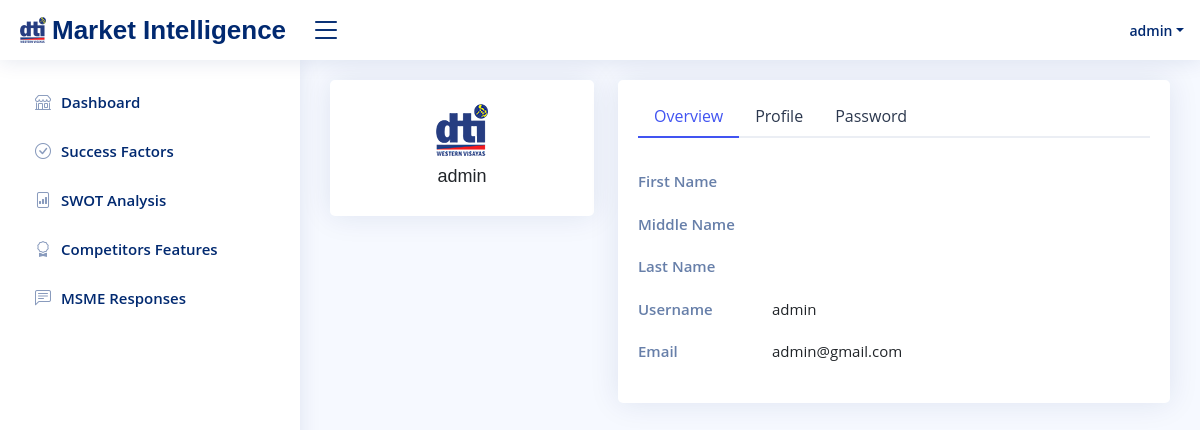
The app's page /profile.php (signed in) with its own data.
### tables this page shows
CREATE TABLE `users` (
  `id` int NOT NULL AUTO_INCREMENT,
  `Username` varchar(50) NOT NULL,
  `Email` varchar(100) NOT NULL,
  `Password` varchar(255) NOT NULL,
  `Role` enum('user','admin') DEFAULT 'user',
  `CreatedAt` timestamp NULL DEFAULT CURRENT_TIMESTAMP,
  `UpdatedAt` timestamp NULL DEFAULT CURRENT_TIMESTAMP ON UPDATE CURRENT_TIMESTAMP,
  PRIMARY KEY (`id`)
);

### includes/conn.php (called while the page is built, shortened)
<?php
$website = "Market Intelligence";
?>

### includes/session.php (called while the page is built, shortened)
<?php
require_once 'conn.php';
$query = "SELECT * FROM `users` WHERE `Username`=?";
$result = $conn->execute_query($query, [$_SESSION['Username']]);
$acc = $result->fetch_object();

### profile.php (the view, shortened to what this page needs)
<?php
require_once "includes/session.php";
require_once "components/header.php";
require_once "components/topbar.php";
require_once "components/sidebar.php";
?>
<main id="main" class="main">
    <section class="section profile">
        <div class="row">
            <div class="col-xl-4">
                <div class="card">
                    <div class="card-body profile-card pt-4 d-flex flex-column align-items-center">
                        <img src="assets/img/logo.png" alt="Profile">
                        <h3>
                            <?= $acc->Role ?>
                        </h3>
                    </div>
                </div>
            </div>
            <div class="col-xl-8">
                <div class="card">
                    <div class="card-body pt-3">
                        <ul class="nav nav-tabs nav-tabs-bordered">
                            <li class="nav-item">
                                <button class="nav-link active" data-bs-toggle="tab"
                                    data-bs-target="#profile-overview">Overview</button>
                            </li>
                            <li class="nav-item">
                                <button class="nav-link" data-bs-toggle="tab"
                                    data-bs-target="#profile-edit">Profile</button>
                            </li>
                            <li class="nav-item">
                                <button class="nav-link" data-bs-toggle="tab"
                                    data-bs-target="#profile-change-password">Password</button>
                            </li>
                        </ul>
                        <div class="tab-content pt-2">
                            <div class="tab-pane fade show active profile-overview" id="profile-overview">
                                <br>
                                <div class="row">
                                    <div class="col-lg-3 col-md-4 label ">First Name</div>
                                    <div class="col-lg-9 col-md-8">
                                    </div>
                                </div>
                                <div class="row">
                                    <div class="col-lg-3 col-md-4 label ">Middle Name</div>
                                    <div class="col-lg-9 col-md-8">
                                    </div>
                                </div>
                                <div class="row">
                                    <div class="col-lg-3 col-md-4 label ">Last Name</div>
                                    <div class="col-lg-9 col-md-8">
                                    </div>
                                </div>
                                <div class="row">
                                    <div class="col-lg-3 col-md-4 label ">Username</div>
                                    <div class="col-lg-9 col-md-8">
                                        <?= $acc->Username ?>
                                    </div>
                                </div>
                                <div class="row">
                                    <div class="col-lg-3 col-md-4 label">Email</div>
                                    <div class="col-lg-9 col-md-8">
                                        <?= $acc->Email ?>
                                    </div>
                                </div>
                            </div>
                        </div>
                    </div>
                </div>
            </div>
        </div>
    </section>
</main>
<?php
require_once "components/footer.php";
?>

### components/topbar.php (shortened to what this page needs)
<header id="header" class="header fixed-top d-flex align-items-center">
    <div class="d-flex align-items-center justify-content-between">
        <a href="index.html" class="logo d-flex align-items-center">
            <img src="assets/img/logo.png" alt="">
            <span class="d-none d-lg-block"><?= $website ?></span>
        </a>
        <i class="bi bi-list toggle-sidebar-btn"></i>
    </div>
    <nav class="header-nav ms-auto">
        <ul class="d-flex align-items-center">
            <?php
              if (isset($_SESSION["Username"])) {
              ?>
                <li class="nav-item dropdown pe-3">
                    <a class="nav-link nav-profile d-flex align-items-center pe-0" href="#" data-bs-toggle="dropdown">
                        <span class="dropdown-toggle ps-2"><?= $acc->Username ?></span>
                    </a>
                </li>
            <?php
              }
              ?>
        </ul>
    </nav>
</header>

### assets/css/style.css (style rules this page uses)
:root { scroll-behavior: smooth; }
body { font-family: "Open Sans", sans-serif; background: #f6f9ff; color: #444444; }
a { color: #4154f1; text-decoration: none; }
h1, h2, h3, h4, h5, h6 { font-family: "Nunito", sans-serif; }
#main { margin-top: 60px; padding: 20px 30px; transition: all 0.3s; }
.card { margin-bottom: 30px; border: none; border-radius: 5px; box-shadow: 0px 0 30px rgba(1, 41, 112, 0.1); }
.card-body { padding: 0 20px 20px 20px; }
.nav-tabs-bordered { border-bottom: 2px solid #ebeef4; }
.nav-tabs-bordered .nav-link { margin-bottom: -2px; border: none; color: #2c384e; }
.nav-tabs-bordered .nav-link.active { background-color: #fff; color: #4154f1; border-bottom: 2px solid #4154f1; }
.logo { line-height: 1; }
@media (min-width: 1200px) { .logo { width: 280px; } }
.logo img { max-height: 26px; margin-right: 6px; }
.logo span { font-size: 26px; font-weight: 700; color: #012970; font-family: "Nunito", sans-serif; }
.header { transition: all 0.5s; z-index: 997; height: 60px; box-shadow: 0px 2px 20px rgba(1, 41, 112, 0.1); background-color: #fff; padding-left: 20px; }
.header .toggle-sidebar-btn { font-size: 32px; padding-left: 10px; cursor: pointer; color: #012970; }
.header-nav ul { list-style: none; }
.header-nav>ul { margin: 0; padding: 0; }
.header-nav .nav-profile { color: #012970; }
.header-nav .nav-profile span { font-size: 14px; font-weight: 600; }
@media (min-width: 1200px) { #main, #footer { margin-left: 300px; } }
.profile .profile-card img { max-width: 120px; }
.profile .profile-card h3 { font-size: 18px; }
.profile .profile-overview .row { margin-bottom: 20px; font-size: 15px; }
.profile .profile-overview .label { font-weight: 600; color: rgba(1, 41, 112, 0.6); }

### records on screen
users: Username "admin", Role "admin", Email "admin@gmail.com"

### other values on screen
$website "Market Intelligence"
